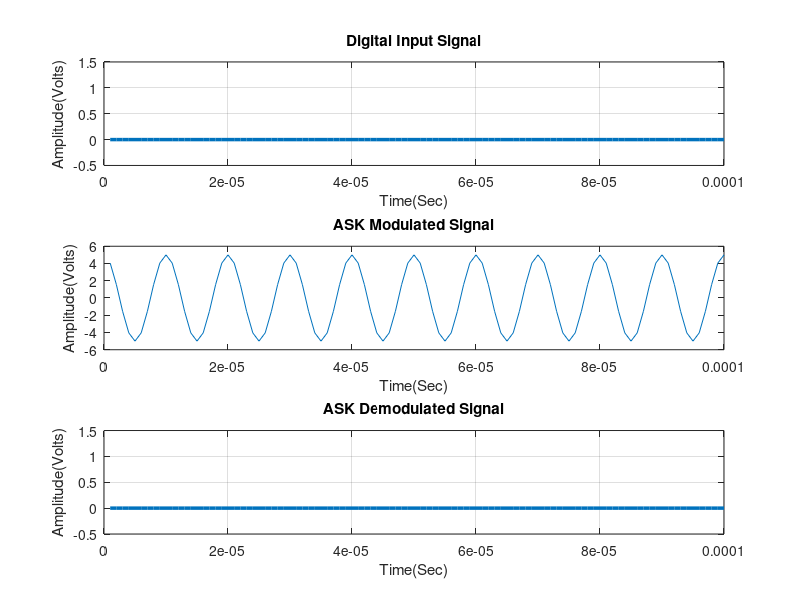

Source code (MATLAB):
% ASK Modulation and Demodulation 
clc, clear all, close all;

%Digital/Binary input information
x = input('Enter Digital Input Information = ');   % Binary information as stream of bits (binary signal 0 or 1)
N = length(x);
Tb = 0.0001;   %Data rate = 1MHz i.e., bit period (second)
disp('Binary Input Information at Transmitter: ');
disp(x);

%Represent input information as digital signal 
nb = 100;   % Digital signal per bit
digit = []; 
for n = 1:1:N
    if x(n) == 1;
       sig = ones(1,nb);
    else x(n) == 0;
       sig = zeros(1,nb);
    end
     digit = [digit sig];
end

t1 = Tb/nb:Tb/nb:N*Tb;   % Time period
figure('Name','ASK Modulation and Demodulation','NumberTitle','off');
subplot(3,1,1);
plot(t1,digit,'LineWidth',2.5);
grid on;
axis([0 Tb*N -0.5 1.5]);
xlabel('Time(Sec)');
ylabel('Amplitude(Volts)');
title('Digital Input Signal');

%ASK Modulation
Ac1 = 12;     % Carrier amplitude for binary input '1'
Ac2 = 5;      % Carrier amplitude for binary input '0'
br = 1/Tb;    % Bit rate
Fc = br*10;   % Carrier frequency 
t2 = Tb/nb:Tb/nb:Tb;   % Signal time             

mod = [];
for (i = 1:1:N)
    if (x(i) == 1)
        y = Ac1*cos(2*pi*Fc*t2);   % Modulation signal with carrier signal 1
    else
        y = Ac2*cos(2*pi*Fc*t2);   % Modulation signal with carrier signal 2
    end
    mod = [mod y];
end

t3 = Tb/nb:Tb/nb:Tb*N;   % Time period
subplot(3,1,2);
plot(t3,mod);
xlabel('Time(Sec)');
ylabel('Amplitude(Volts)');
title('ASK Modulated Signal');

%Transmitted signal x
x = mod;

%Channel model h and w
h = 1;   % Signal fading 
w = 0;   % Noise

%Received signal y
y = h.*x + w;   % Convolution

%ASK Demodulation
s = length(t2);
demod = [];
for n = s:s:length(y)
  t4 = Tb/nb:Tb/nb:Tb;    % Time period
  c = cos(2*pi*Fc*t4);    % Carrier signal 
  mm = c.*y((n-(s-1)):n); % Convolution 
  t5 = Tb/nb:Tb/nb:Tb;
  z = trapz(t5,mm);       % Intregation 
  rz = round((2*z/Tb));
  Ac = ((Ac1 + Ac2)/2);   % Average of carrier amplitudes
  if(rz > Ac)             % Logical condition 
    a = 1;
  else
    a = 0;
  end
  demod = [demod a];
end
%plot(t4,mm);
disp('Demodulated Binary Information at Receiver: ');
disp(demod);

%Represent demodulated information as digital signal
digit = [];
for n = 1:length(demod);
    if demod(n) == 1;
       sig = ones(1,nb);
    else demod(n) == 0;
        sig = zeros(1,nb);
    end
     digit = [digit sig];
end

t5 = Tb/nb:Tb/nb:length(demod)*Tb;   % Time period
subplot(3,1,3)
plot(t5,digit,'LineWidth',2.5);grid on;
axis([0 Tb*length(demod) -0.5 1.5]);
xlabel('Time(Sec)');
ylabel('Amplitude(Volts)');
title('ASK Demodulated Signal');